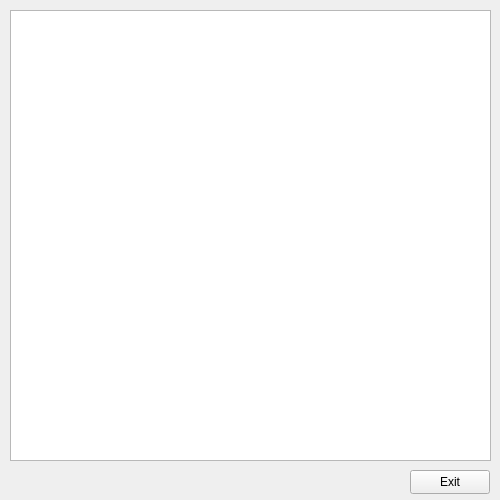
<?xml version="1.0" encoding="UTF-8"?>
<ui version="4.0">
 <class>StopWords</class>
 <widget class="QWidget" name="StopWords">
  <property name="geometry">
   <rect>
    <x>0</x>
    <y>0</y>
    <width>500</width>
    <height>500</height>
   </rect>
  </property>
  <property name="windowTitle">
   <string>Form</string>
  </property>
  <widget class="QPushButton" name="CloseButton">
   <property name="geometry">
    <rect>
     <x>410</x>
     <y>470</y>
     <width>80</width>
     <height>24</height>
    </rect>
   </property>
   <property name="text">
    <string>Exit</string>
   </property>
  </widget>
  <widget class="QListWidget" name="listWidget">
   <property name="geometry">
    <rect>
     <x>10</x>
     <y>10</y>
     <width>481</width>
     <height>451</height>
    </rect>
   </property>
  </widget>
 </widget>
 <resources/>
 <connections/>
</ui>
